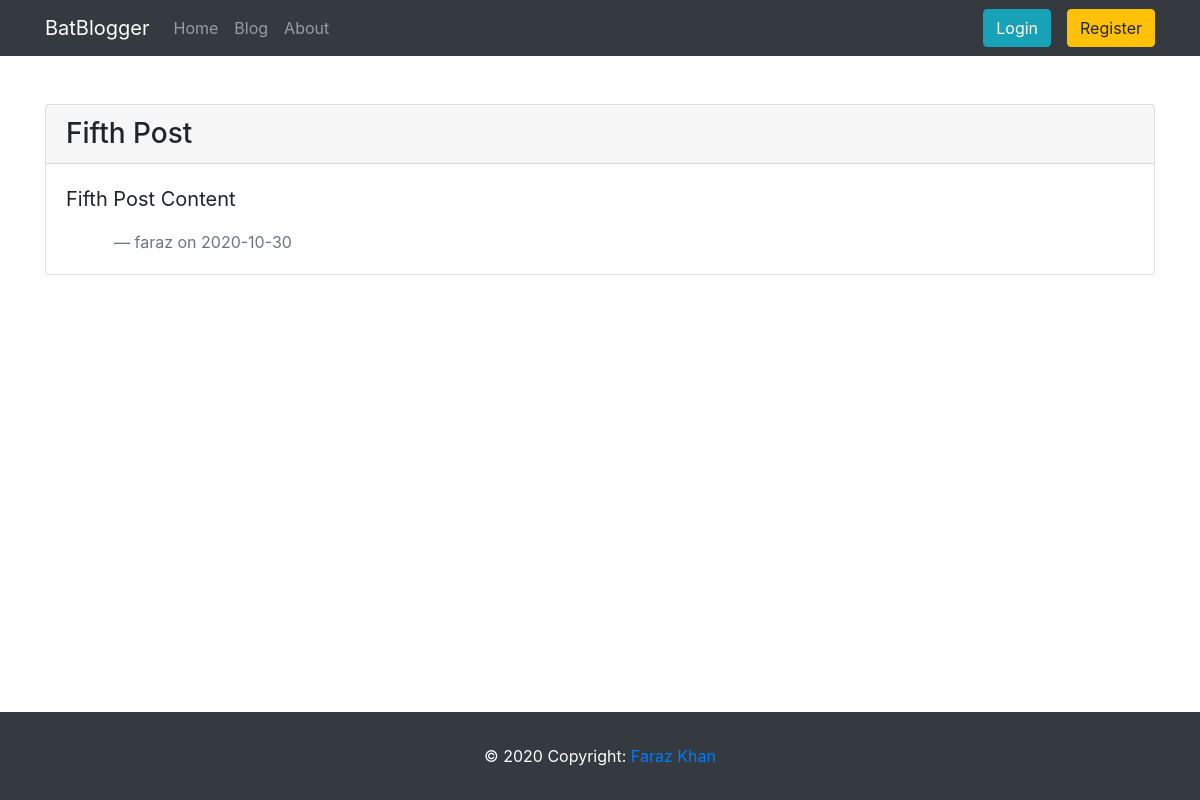
/blog/5, run on an earlier commit of the app's database.
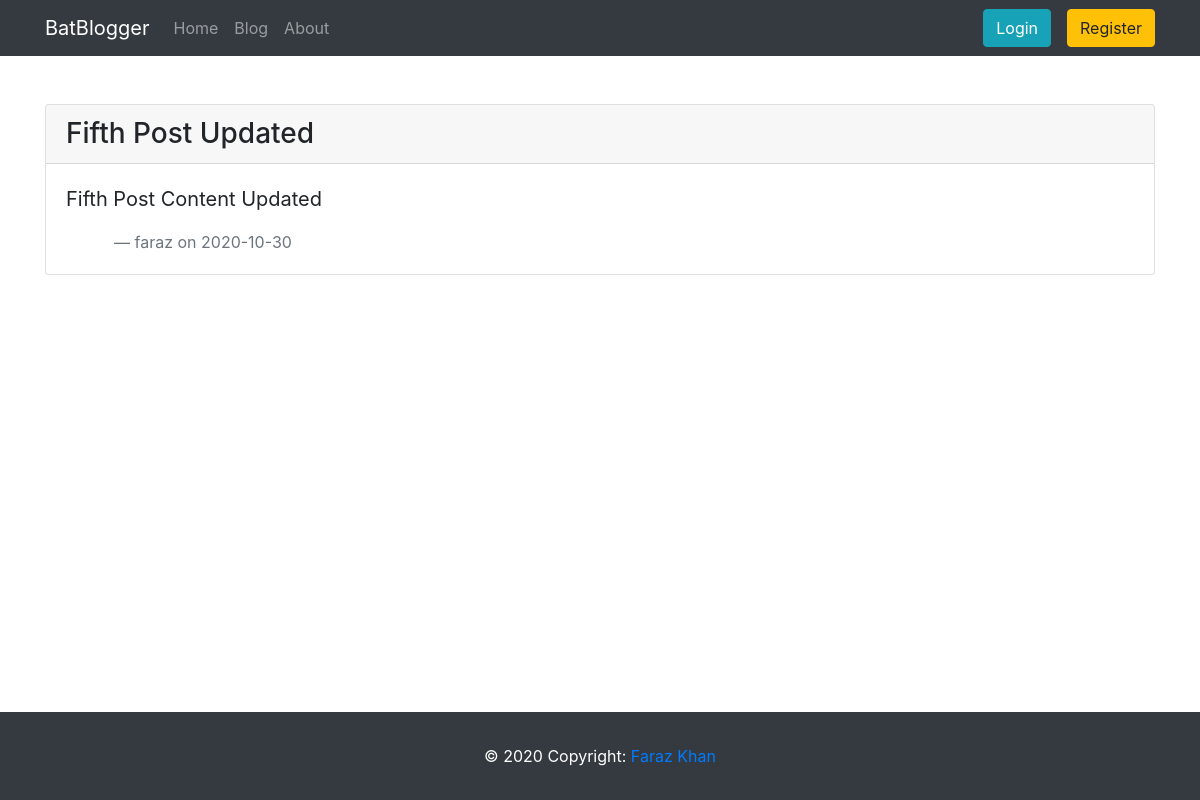
And on a later commit of the database.
### blog/models.py (models this page shows, shortened)
class Post(db.Model):
    id = db.Column(db.Integer,primary_key=True)
    title = db.Column(db.String(100),nullable=False)
    date_posted = db.Column(db.DateTime,nullable=False,default=datetime.utcnow())
    content = db.Column(db.Text,nullable=False)
    user_id = db.Column(db.Integer,db.ForeignKey('user.id'),nullable=False)

class User(db.Model,UserMixin):
    id = db.Column(db.Integer,primary_key=True)
    username = db.Column(db.String(20),unique=True,nullable=False)
    email = db.Column(db.String(100),unique=True,nullable=False)
    image_file = db.Column(db.String(20),nullable=False,default='default.jpg')
    password = db.Column(db.String(60),nullable=False)
    posts = db.relationship('Post',backref='author',lazy=True)

### blog/posts/routes.py (the view)
@posts.route("/blog/<int:id>")
def post(id):
    post = Post.query.get_or_404(id)
    return render_template('readblog.html',post=post)

### blog/templates/readblog.html (shortened to what this page needs)
{% extends "base.html" %}
{% block content %}
<div style="margin-bottom:200px;" class="container">
<div class="card my-5">
    <div class="card-header">
        <h3 class="d-inline">{{post.title}}</h3>
    </div>
    <div class="card-body">
      <blockquote class="blockquote mb-0">
        {{post.content | markdown}}
        <footer class="ml-5 blockquote-footer">{{post.author.username}} on {{post.date_posted.strftime('%Y-%m-%d')}}</footer>
      </blockquote>
    </div>
</div>
</div>
{% endblock content %}

### blog/templates/base.html (shortened to what this page needs)
<!doctype html>
<html lang="en">
  <head>
    <link rel="stylesheet" href="https://cdn.jsdelivr.net/npm/bootstrap@4.5.3/dist/css/bootstrap.min.css">
  </head>
  <body>
    <nav class="sticky-top navbar navbar-expand-lg navbar-dark bg-dark">
        <div class="container">
            <a class="navbar-brand" href="#">BatBlogger </a>
            <div class="collapse navbar-collapse" id="navbarText">
              <ul class="navbar-nav mr-auto">
                <li class="nav-item">
                  <a class="nav-link" href="{{url_for('main.home')}}">Home</a>
                </li>
                <li class="nav-item">
                  <a class="nav-link" href="{{url_for('main.blog')}}">Blog</a>
                </li>
                <li class="nav-item">
                  <a class="nav-link" href="#">About</a>
                </li>
              </ul>
              {% if current_user.is_authenticated %}
              <a class="btn btn-success" href="{{url_for('posts.new_post')}}">Post</a>
              <a class="btn btn-info ml-3" href="{{url_for('auth.account')}}">{{current_user.username}}'s Profile</a>
              <a class="btn btn-warning ml-3" href="{{url_for('auth.logout')}}">Logout</a>
              {% else %}
              <a class="btn btn-info" href="{{url_for('auth.login')}}">Login</a>
              <a class="btn btn-warning ml-3" href="{{url_for('auth.register')}}">Register</a>
              {% endif %}
            </div>
        </div>
      </nav>
    {% block content %}
    {% endblock content %}
<footer class="pt-5 fixed-bottom">
    <nav class="navbar navbar-expand-lg navbar-dark bg-dark">
        <div class="py-2 container text-center">
        <div class="m-auto text-white text-center py-3">© 2020 Copyright:
            <a href="#"> Faraz Khan</a>
        </div>
        </div>
    </nav>
  </footer>
  </body>
</html>

What changed in the data, as far as the page shows it:
changed Post: title "Fifth Post" → "Fifth Post Updated"; content "Fifth Post Content" → "Fifth Post Content Updated"
